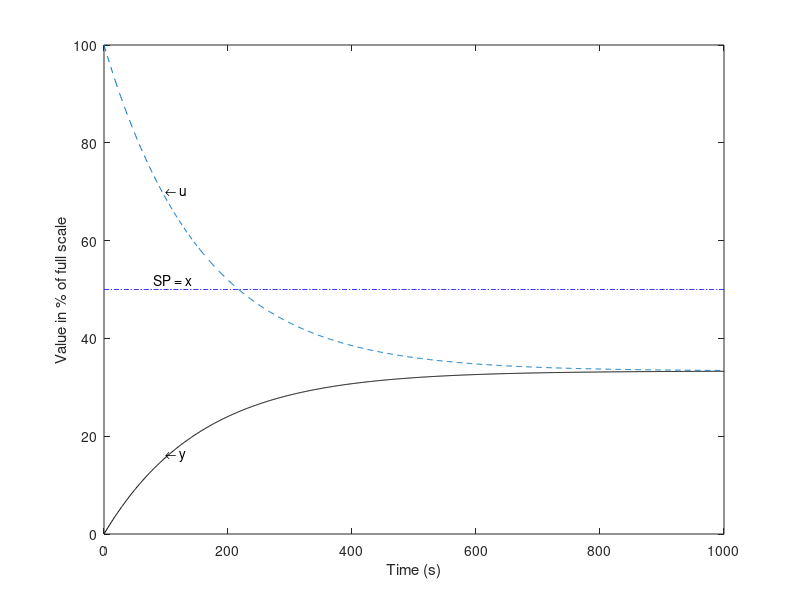

This figure's MATLAB source:
% An oil heating system represented by the transfer function, 1/(470s+1), it was desired to maintain the output (x) at 50%.
% Time in this model is measured in seconds.
% A proportional gain (kp = 2) is used to implement this algorithm. 
% Plot the setpoint x, oil temperature y and pwm imput u over time for 1000 seconds


% Below is the Matlab code to generate plant response using P-controller


% Generate a time vector from 0 to 1000 seconds (1-second increments)
t = 0:1000;

% Define the setpoint value (input signal) as 50% of full scale
x = 50;

% Set the proportional gain for the controller
kp = 2;

% Create the transfer function of the plant: G(s) = 1 / (470s + 1)
F = tf(1, [470 1]); 

% Define the closed-loop transfer function: Y(s) = (Kp * G(s)) / (1 + Kp * G(s)), see notes
Y = kp * F / (1 + kp * F);

% Calculate the step response of the closed-loop system, scaled by the setpoint value
y = step(x * Y, t);

% Compute the control signal (u), using the proportional term: u = Kp * (x - y)
u = kp * (x - y);

% Plot the setpoint (SP) as a blue dash-dot line
plot(t, t * 0 + x, 'b-.'); % Constant line at x (setpoint)
hold on; % Hold the current plot to overlay additional plots

% Plot the system response (y) as a solid black line
plot(t, y, 'k');

% Plot the control effort (u) as a dashed line
plot(t, u, '--');

% Annotate the control effort (u) on the plot at a specific point
text(100, 70, '\leftarrow u');

% Annotate the setpoint (SP) on the plot at a specific point
text(80, 52, 'SP = x');

% Annotate the system response (y) on the plot at a specific point
text(100, 16, '\leftarrow y');

% Label the x-axis as "Time (s)"
xlabel('Time (s)');

% Label the y-axis as "Value in % of full scale"
ylabel('Value in % of full scale');

% The resulting plot will show:
% - The setpoint (SP) as a blue dash-dot line indicating the desired target value.
% - The system response (y) as a solid black line showing how the system output evolves over time.
% - The control signal (u) as a dashed line, representing the proportional control effort.
